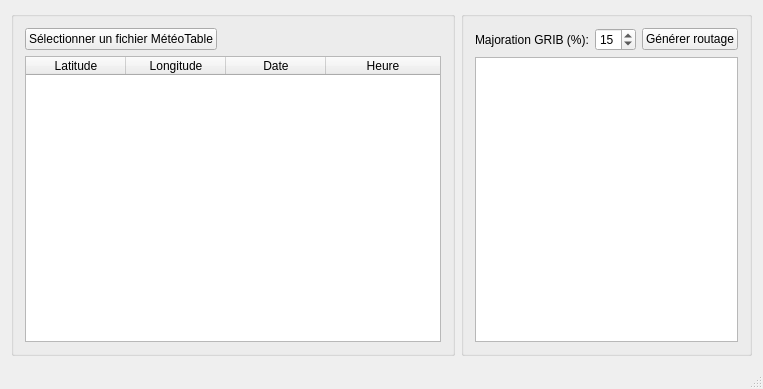
<?xml version="1.0" encoding="UTF-8"?>
<ui version="4.0">
 <class>MainWindow</class>
 <widget class="QMainWindow" name="MainWindow">
  <property name="geometry">
   <rect>
    <x>0</x>
    <y>0</y>
    <width>763</width>
    <height>389</height>
   </rect>
  </property>
  <property name="windowTitle">
   <string>Générateur de routage</string>
  </property>
  <property name="windowIcon">
   <iconset resource="ressource.qrc">
    <normaloff>:/Icons/icon/Compass-icon.png</normaloff>:/Icons/icon/Compass-icon.png</iconset>
  </property>
  <widget class="QWidget" name="centralWidget">
   <layout class="QGridLayout" name="gridLayout_3">
    <item row="0" column="1">
     <widget class="QGroupBox" name="groupBox_2">
      <property name="title">
       <string/>
      </property>
      <layout class="QGridLayout" name="gridLayout">
       <item row="0" column="0">
        <widget class="QLabel" name="label">
         <property name="text">
          <string>Majoration GRIB (%):</string>
         </property>
        </widget>
       </item>
       <item row="0" column="1">
        <widget class="QSpinBox" name="sp_Ratio">
         <property name="value">
          <number>15</number>
         </property>
        </widget>
       </item>
       <item row="0" column="2">
        <widget class="QPushButton" name="btn_Generer">
         <property name="text">
          <string>Générer routage</string>
         </property>
        </widget>
       </item>
       <item row="1" column="0" colspan="3">
        <widget class="QTextEdit" name="TextRoutage">
         <property name="readOnly">
          <bool>false</bool>
         </property>
        </widget>
       </item>
      </layout>
     </widget>
    </item>
    <item row="0" column="0">
     <widget class="QGroupBox" name="groupBox">
      <property name="title">
       <string/>
      </property>
      <layout class="QGridLayout" name="gridLayout_2">
       <item row="1" column="0">
        <widget class="QPushButton" name="btn_SelMeteoTable">
         <property name="text">
          <string>Sélectionner un fichier MétéoTable</string>
         </property>
        </widget>
       </item>
       <item row="1" column="1">
        <spacer name="horizontalSpacer">
         <property name="orientation">
          <enum>Qt::Horizontal</enum>
         </property>
         <property name="sizeHint" stdset="0">
          <size>
           <width>40</width>
           <height>20</height>
          </size>
         </property>
        </spacer>
       </item>
       <item row="2" column="0" colspan="2">
        <widget class="QTableWidget" name="tablePoints">
         <property name="selectionBehavior">
          <enum>QAbstractItemView::SelectRows</enum>
         </property>
         <attribute name="horizontalHeaderStretchLastSection">
          <bool>true</bool>
         </attribute>
         <column>
          <property name="text">
           <string>Latitude</string>
          </property>
         </column>
         <column>
          <property name="text">
           <string>Longitude</string>
          </property>
         </column>
         <column>
          <property name="text">
           <string>Date</string>
          </property>
         </column>
         <column>
          <property name="text">
           <string>Heure</string>
          </property>
         </column>
        </widget>
       </item>
      </layout>
     </widget>
    </item>
   </layout>
  </widget>
  <widget class="QMenuBar" name="menuBar">
   <property name="geometry">
    <rect>
     <x>0</x>
     <y>0</y>
     <width>763</width>
     <height>19</height>
    </rect>
   </property>
  </widget>
  <widget class="QStatusBar" name="statusBar"/>
 </widget>
 <layoutdefault spacing="6" margin="11"/>
 <resources>
  <include location="ressource.qrc"/>
 </resources>
 <connections/>
</ui>
